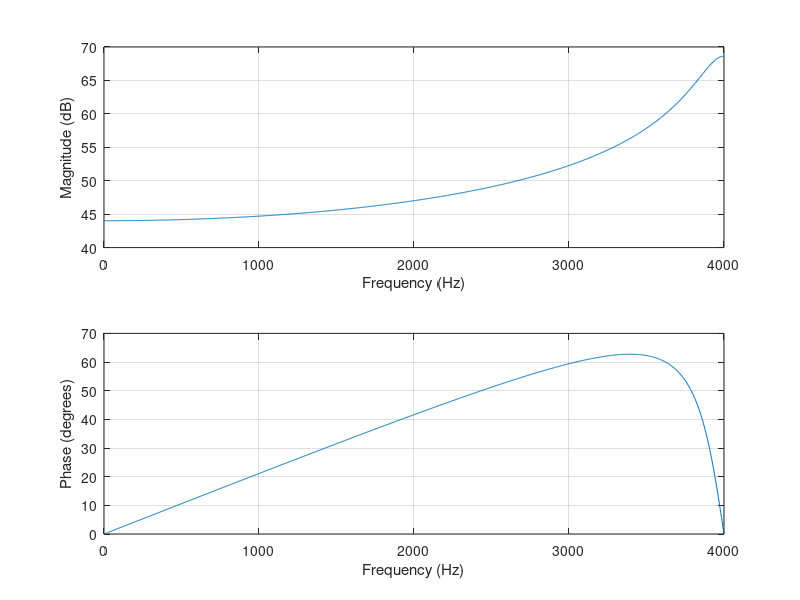
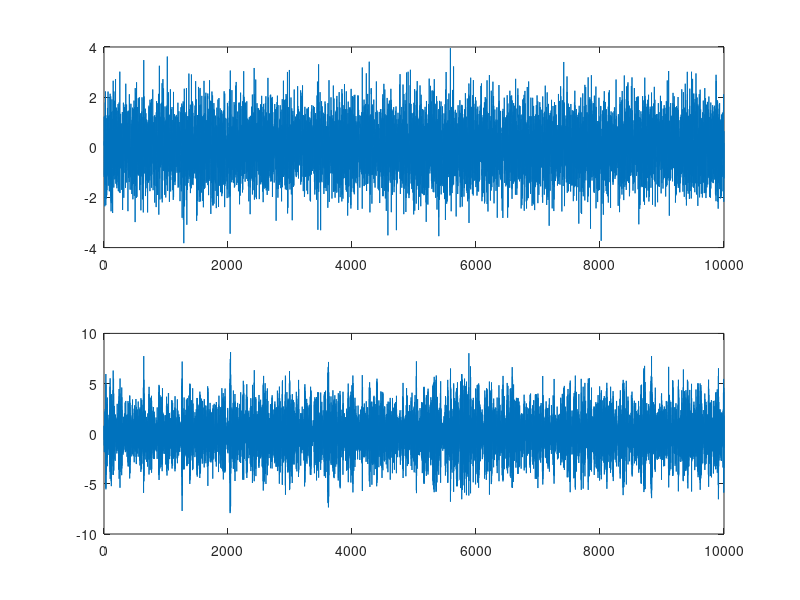

MATLAB code for these plots, in order: (Note: this script raises an error after producing the figures.)
% DSP cv1 - modelování

B=300; % šířka pásma
fs = 8000; % vzorkovací frekvence

% generování NF filtru AR 1. řádu
% a1 = -exp(-B*pi/fs);

% generování VF filtru AR 1.řádu
a1 = exp(-B*pi/fs);

b=1;
a=[1 a1];

figure(1);
n = 1000;
% freqz(B,a,n,fs,'whole');
 freqz(B,a,n,fs);
 
%% Generování pásmového šumu AR řádu 2
% signál bude sloupcový vektor!

N = 10000;

un=randn(N,1);

% NF nc1: 
nc1=filter(b, a, un);

figure(2);
subplot(211);
plot(un);

subplot(212);
plot(nc1);

wlen=512; % window length
noverlap = wlen/2; % wlen/2 = 50% překryv 
nfft= wlen; %počet bodů fourierky - ideálně teď délka toho okna

figure(3);
pwelch(nc1, wlen, noverlap, nfft, fs);

figure(4);
w=hamming(wlen); % okno je vždy sloupcový vektor - proto chcem oboje sloupcový vektor

frame=nc1(1:wlen).*w; % vybereme si první okno, přenásobíme oknem
% výpočet výkonového spektra
X=fft(frame);
Gx=(abs(X).^2)./wlen;
 plot(10*log10(Gx));

% spektrogram
figure(5);
spectrogram(nc1, wlen, noverlap, nfft, fs, 'yaxis');
colorbar off; % vypínáme sloupeček s barevnou škálou

%% MA filtr

b=[1 -a1];
a=1;

figure(6);
zplane(b,a);

% DU - nadefinovat proces 2. řádu se dvěma póly
% H(z) = (z^2)/((z-p1)(z-p2)) = 1/((1-p1z^-1)(1-p2z^-1)) = 1 / (1+a1z^-1 + a2z^-2)
% a = poly([p1 p2]);
% modifikovaný periodogram - pomůže help spectrogram (jiná měřítka grafů)